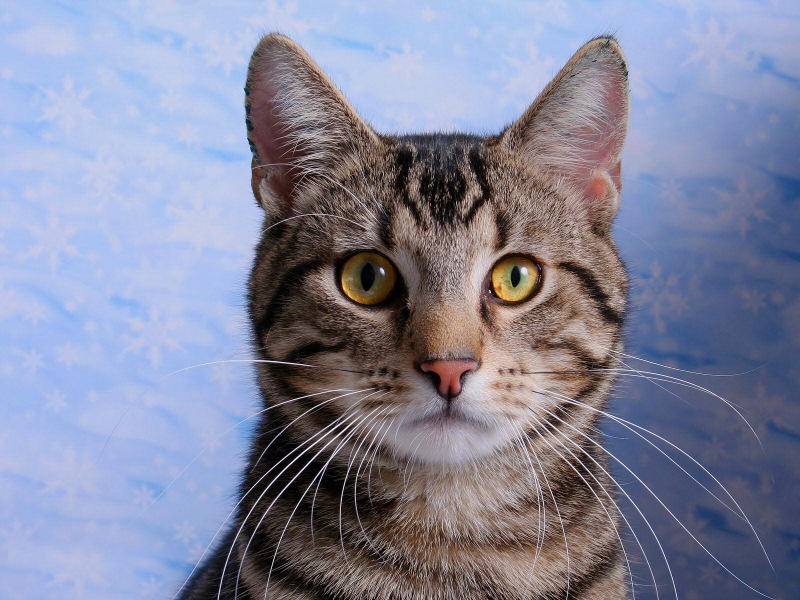
#> input picture cat.jpeg, 1600 x 1200 px (shown at 1/2 size)
$ python lab2.py
#> lines starting #> are read from the running program, lines starting #| are printed output that depends on the picture
import numpy as np
import matplotlib.pyplot as plt
from PIL import Image


# Load the image
image = plt.imread('cat.jpeg')
#> image is the input picture: shape (1200, 1600, 3); mean R, G, B 131.1, 134.3, 157.3

# Determine the image dimensions
height, width, _ = image.shape
#> height = 1200; width = 1600

# Determine the minimum size of the image
minSize = min(height, width)
#> minSize = 1200

# Crop the image to a square size
croppedImage = image[:minSize-1, :minSize-1, :]

# Resize the image to [512, 512]
resizedImage = np.array(Image.fromarray(croppedImage).resize((512, 512)))
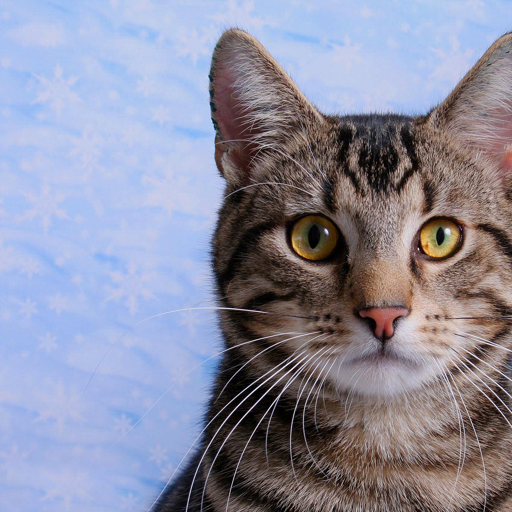
#> resizedImage: shape (512, 512, 3); mean R, G, B 140.4, 141.4, 160.7
item = np.mean(resizedImage, axis=-1)  # Convert to grayscale
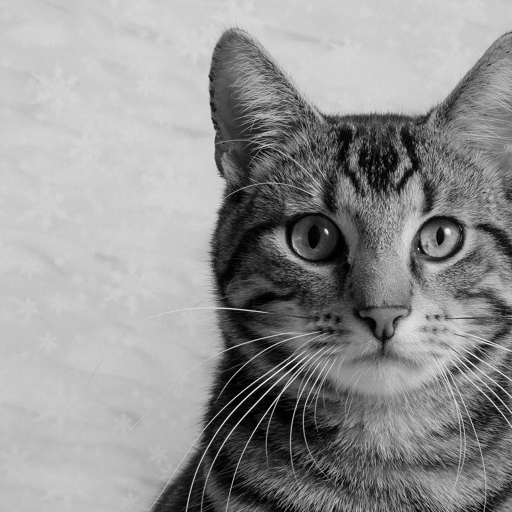
#> item: shape (512, 512) float64; min 0, max 246, mean 147.5

N = 512
A = 0.5
lambda_val = 0.5
D_zr = 20
step_zr = D_zr / N
step_it = 1 / (N * step_zr)
step_im = step_it * lambda_val / A
[im_axis_X, im_axis_Y] = np.meshgrid(
    np.arange(-(N/2) * step_im, (N/2) * step_im, step_im),
    np.arange(-(N/2) * step_im, (N/2) * step_im, step_im)
)

pupil = np.zeros((N, N))
x, y = np.meshgrid(
    np.arange(-(N/2) * step_zr, (N/2-1) * step_zr, step_zr),
    np.arange(-(N/2) * step_zr, (N/2-1) * step_zr, step_zr)
)

for i in range(N-1):
    for j in range(N-1):
        if x[i, j]**2 + y[i, j]**2 < 1:
            pupil[i, j] = 1

# Coherent image
fft_item = 1/N * np.fft.fftshift(np.fft.fft2(np.fft.fftshift(item)))
res = N * np.fft.fftshift(np.fft.ifft2(np.fft.fftshift(fft_item * pupil)))
res = np.abs(res)**2
res = res[::-1, :]
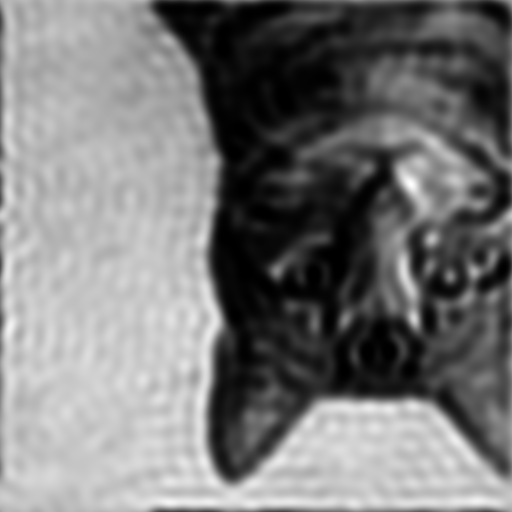
#> res: shape (512, 512) float64; min 1.17e-06, max 53585.8, mean 25462.5; drawn with min black and max white


# Incoherent image
fft_intensity = 1 / N * np.fft.fftshift(np.fft.fft2(np.fft.fftshift(np.abs(item))))
fft_func_rasp = 0.25 * N * np.fft.fftshift(np.fft.fft2(np.fft.fftshift(np.abs(np.fft.fftshift(np.fft.ifft2(np.fft.fftshift(pupil)))) ** 2)))

func_rasp_img = fft_intensity * fft_func_rasp
intensity_rasp_img = N * np.fft.fftshift(np.fft.ifft2(np.fft.fftshift(func_rasp_img)))
intensity_rasp_img = np.abs(intensity_rasp_img) ** 2
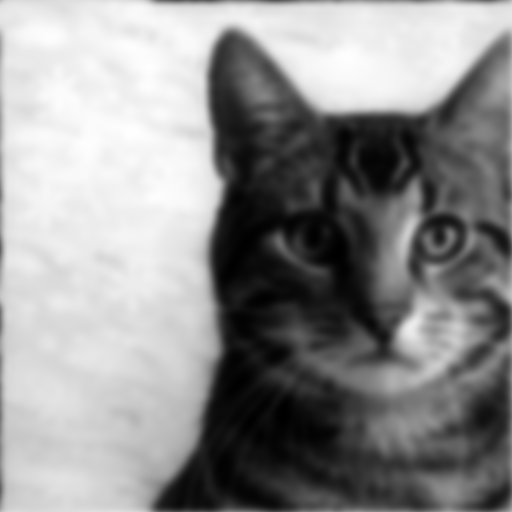
#> intensity_rasp_img: shape (512, 512) float64; min 222.5, max 44442.2, mean 25219; drawn with min black and max white
intensity_rasp_img = intensity_rasp_img[::-1, :]
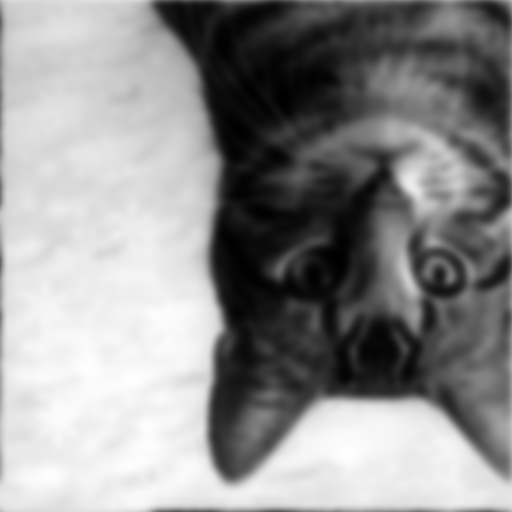
#> intensity_rasp_img: shape (512, 512) float64; min 222.5, max 44442.2, mean 25219; drawn with min black and max white

# Plot results
plt.figure(figsize=(12, 6))

plt.subplot(1, 2, 1)
plt.pcolormesh(im_axis_X, im_axis_Y, res, cmap='gray')
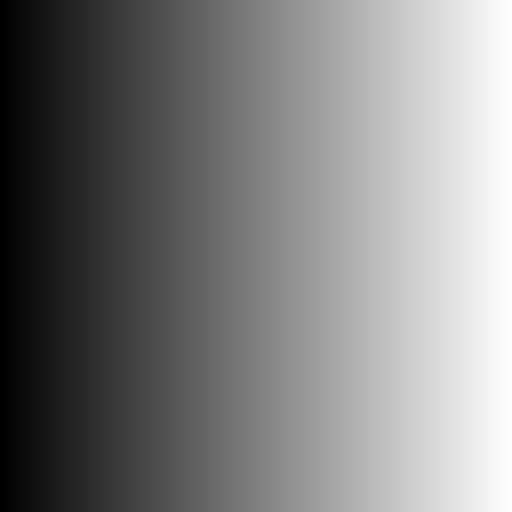
#> im_axis_X: shape (512, 512) float64; min -12.8, max 12.75, mean -0.025; drawn with min black and max white
plt.axis('equal')
plt.title("Coherent Image")

plt.subplot(1, 2, 2)
plt.pcolormesh(im_axis_X, im_axis_Y, intensity_rasp_img, cmap='gray')
plt.axis('equal')
plt.title("Incoherent Image")

plt.show()
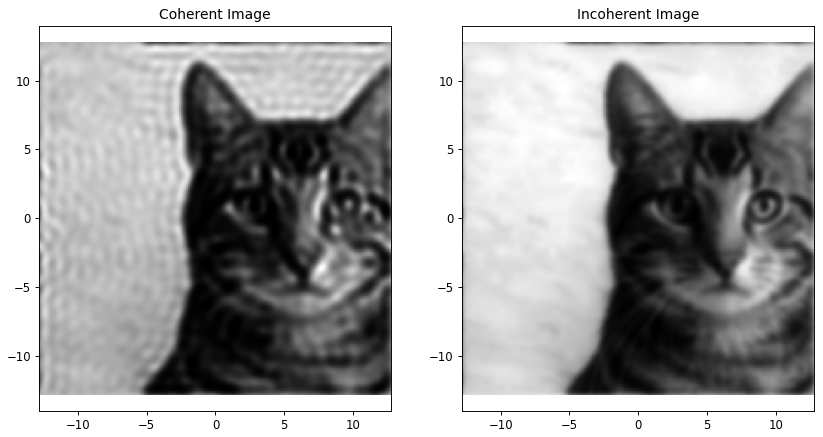
#> figure drawn by matplotlib, 2 panels
